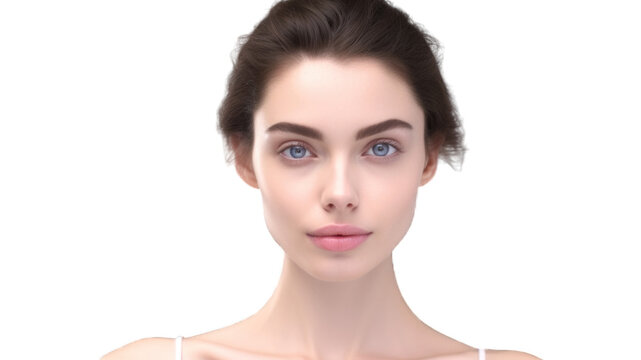
#> input picture face.jpg, 641 x 360 px
$ python index.py
#> lines starting #> are read from the running program, lines starting #| are printed output that depends on the picture; after the words box and inside, x2 and y2 are one past the last pixel; in counts of white or black regions, pixels touching at a corner belong together
import cv2


img = cv2.imread('face.jpg')
#> img is the input picture: shape (360, 641, 3); mean B, G, R 221.4, 224, 233.4

face_cascade = cv2.CascadeClassifier("frontal_face.xml")

gray = cv2.cvtColor(img, cv2.COLOR_BGR2GRAY)
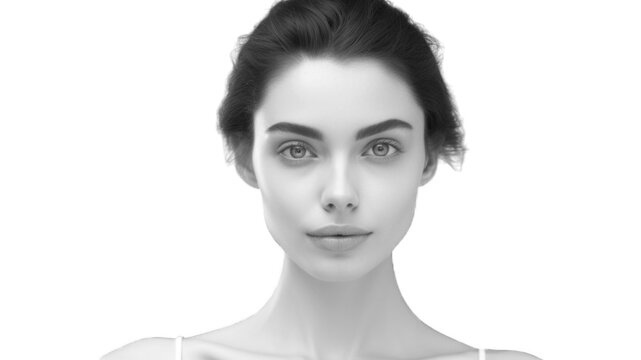
#> gray: shape (360, 641); min 14, max 255, mean 226.5

faces = face_cascade.detectMultiScale(gray, scaleFactor=1.3, minNeighbors=4)
#> faces = [[216, 52, 246, 246]]

for (x, y, w, h) in faces:
    cv2.rectangle(img, (x, y), (x + w, y + h), (255, 0, 0), 2)
#> this loop made 1 pass
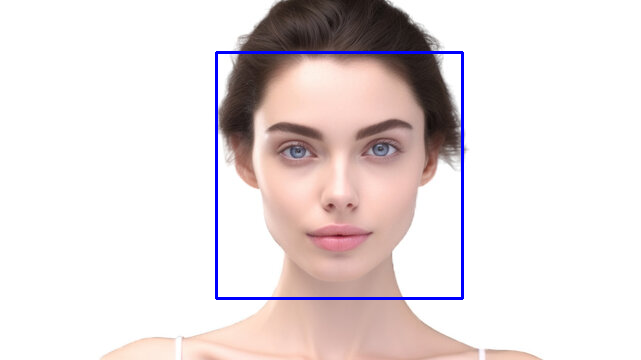
#> img: shape (360, 641, 3); 1.28% of pixels changed, all inside (x1, y1, x2, y2) = (215, 51, 464, 300)

cv2.imshow("Yüz Tespiti", img)
cv2.waitKey(0)
cv2.destroyAllWindows()
